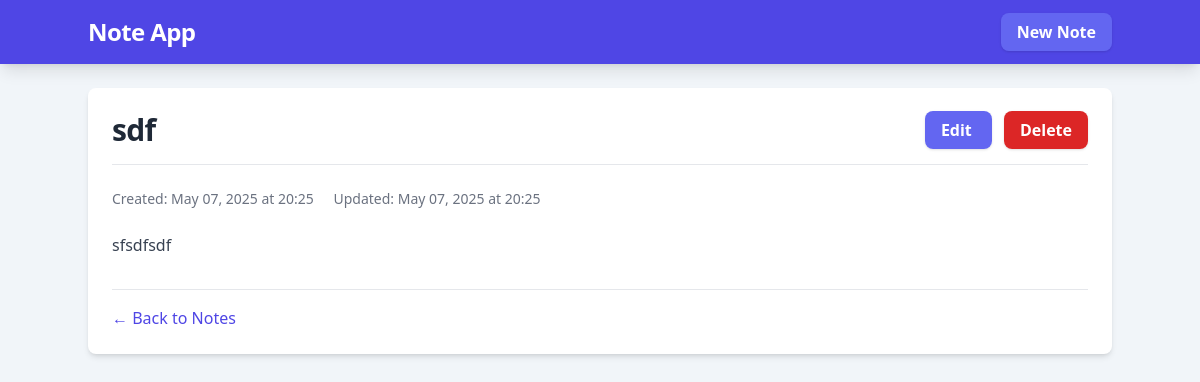
Page /notes/2/ on the committed database.
### notes/models.py (models this page shows, shortened)
class Note(models.Model):
    title = models.CharField(max_length=200)
    content = models.TextField()
    summary = models.TextField(blank=True, null=True) # LLM generated summary
    created_at = models.DateTimeField(auto_now_add=True)
    updated_at = models.DateTimeField(auto_now=True)

### notes/views.py (the view)
# urls.py: path('<int:pk>/', views.note_detail, name='note_detail'),
def note_detail(request, pk):
    note = get_object_or_404(Note, pk=pk)
    return render(request, 'notes/note_detail.html', {'note': note})

### templates/notes/note_detail.html (shortened to what this page needs)
{% extends 'base.html' %}
{% block content %}
    <div class="flex justify-between items-center mb-6 pb-4 border-b border-gray-200">
        <h1 class="text-3xl font-semibold tracking-tight text-gray-800">{{ note.title }}</h1>
        <div class="space-x-3">
            <a href="{% url 'note_update' note.pk %}" class="bg-indigo-500 hover:bg-indigo-700 text-white font-bold py-2 px-4 rounded-lg shadow hover:shadow-md transition duration-150 ease-in-out">
                Edit
            </a>
            <a href="{% url 'note_delete' note.pk %}" class="bg-red-600 hover:bg-red-700 text-white font-bold py-2 px-4 rounded-lg shadow hover:shadow-md transition duration-150 ease-in-out">
                Delete
            </a>
        </div>
    </div>
    <div class="text-gray-500 text-sm mb-6">
        <span>Created: {{ note.created_at|date:"F d, Y \a\t H:i" }}</span>
        {% if note.updated_at != note.created_at %}
            <span class="ml-4">Updated: {{ note.updated_at|date:"F d, Y \a\t H:i" }}</span>
        {% endif %}
    </div>
    <div class="prose prose-indigo max-w-none text-gray-700">
        <p class="whitespace-pre-line">{{ note.content }}</p>
    </div>
    <div class="mt-8 pt-4 border-t border-gray-200">
        <a href="{% url 'note_list' %}" class="text-indigo-600 hover:text-indigo-800 font-medium transition duration-150 ease-in-out">
            &larr; Back to Notes
        </a>
    </div>
{% endblock %}

### rows in the picture
Note: title "sdf", created_at "May 07, 2025 at 20:25", updated_at "May 07, 2025 at 20:25", content "sfsdfsdf"
